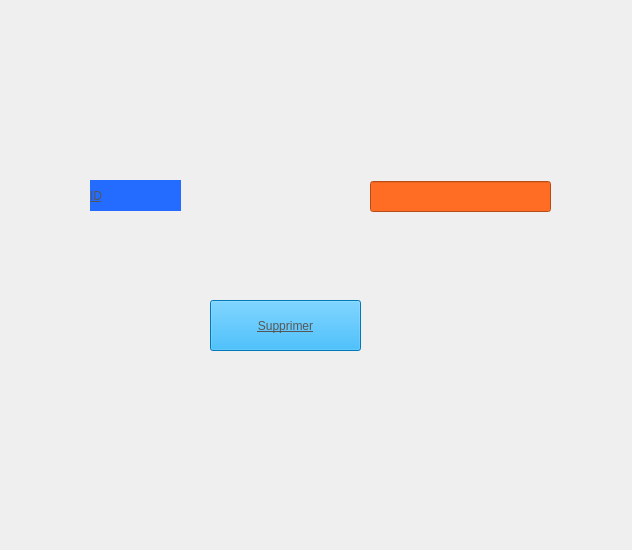
    <widget class="QWidget" name="tab_18">
     <attribute name="title">
      <string>Supression</string>
     </attribute>
     <widget class="QLabel" name="label_22">
      <property name="geometry">
       <rect>
        <x>90</x>
        <y>180</y>
        <width>91</width>
        <height>31</height>
       </rect>
      </property>
      <property name="styleSheet">
       <string notr="true">background-color: rgb(35, 108, 255);


color: rgb(86, 86, 86);
font: 700 italic 12pt &quot;Segoe UI&quot;;
text-decoration: underline;
</string>
      </property>
      <property name="text">
       <string>ID</string>
      </property>
     </widget>
     <widget class="QLineEdit" name="lineEdit_IDS">
      <property name="geometry">
       <rect>
        <x>370</x>
        <y>181</y>
        <width>181</width>
        <height>31</height>
       </rect>
      </property>
      <property name="styleSheet">
       <string notr="true">background-color: rgb(255, 108, 35);</string>
      </property>
     </widget>
     <widget class="QPushButton" name="pushButton_11">
      <property name="geometry">
       <rect>
        <x>210</x>
        <y>300</y>
        <width>151</width>
        <height>51</height>
       </rect>
      </property>
      <property name="styleSheet">
       <string notr="true">background-color: rgb(0, 170, 255);


color: rgb(86, 86, 86);

font: 700 italic 12pt &quot;Segoe UI&quot;;
text-decoration: underline;
</string>
      </property>
      <property name="text">
       <string>Supprimer</string>
      </property>
     </widget>
     <widget class="QLabel" name="label_pic14">
      <property name="geometry">
       <rect>
        <x>2</x>
        <y>-31</y>
        <width>621</width>
        <height>541</height>
       </rect>
      </property>
      <property name="text">
       <string/>
      </property>
     </widget>
     <zorder>label_pic14</zorder>
     <zorder>label_22</zorder>
     <zorder>lineEdit_IDS</zorder>
     <zorder>pushButton_11</zorder>
    </widget>
